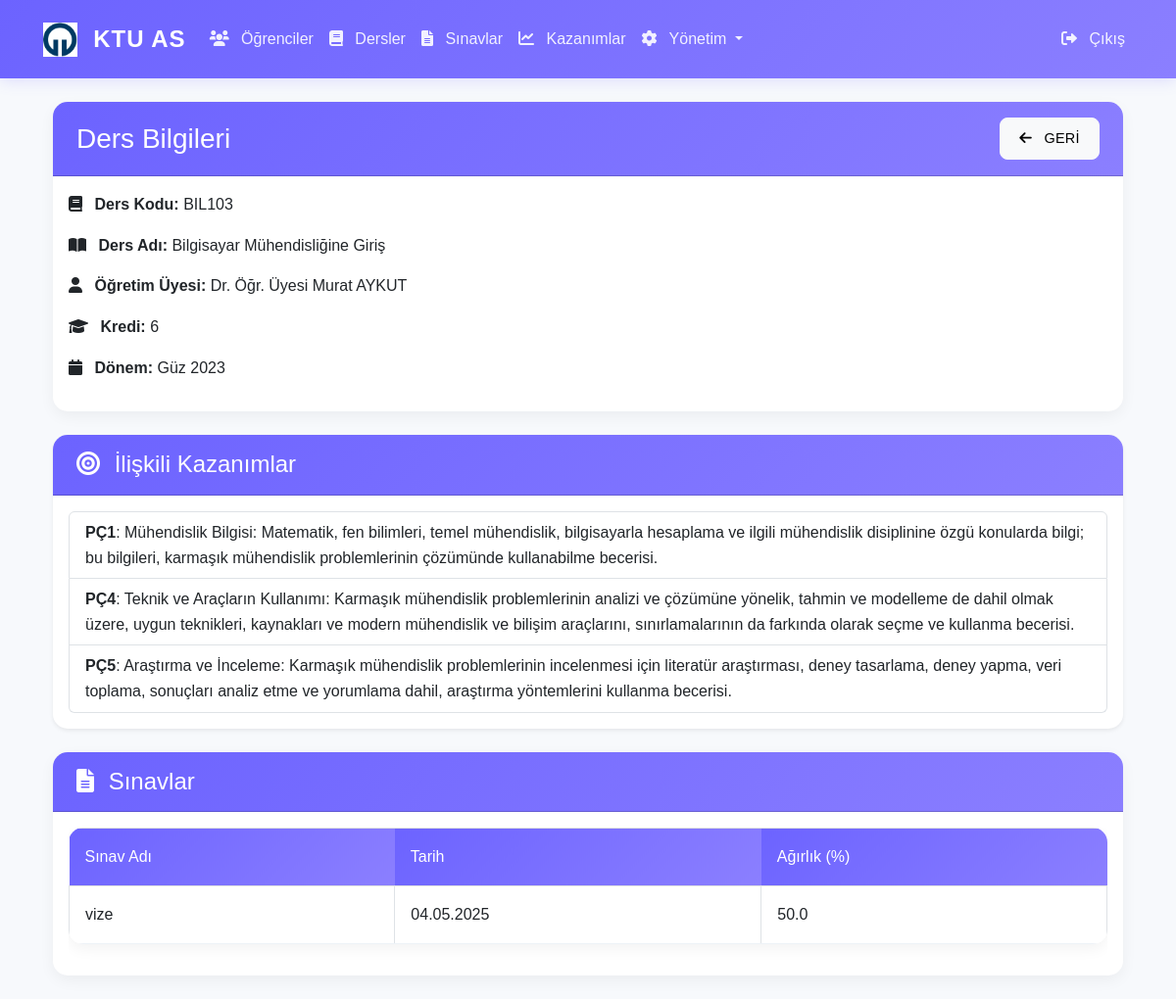
The page /course/1 (signed in) on the database its author committed.
### app/models/__init__.py (models this page shows, shortened)
class Course(db.Model):
    __tablename__ = 'courses'
    id = db.Column(db.Integer, primary_key=True)
    course_code = db.Column(db.String(20), unique=True, nullable=False)
    course_name = db.Column(db.String(100), nullable=False)
    credits = db.Column(db.Integer, nullable=False)
    instructor_name = db.Column(db.String(100), nullable=False)
    semester_id = db.Column(db.Integer, db.ForeignKey('semesters.id'), nullable=False)
    created_at = db.Column(db.DateTime, default=datetime.utcnow)
    exams = db.relationship('Exam', backref='course', lazy=True)

class Semester(db.Model):
    __tablename__ = 'semesters'
    id = db.Column(db.Integer, primary_key=True)
    name = db.Column(db.String(50), nullable=False)
    year = db.Column(db.Integer, nullable=False)
    semester_number = db.Column(db.Integer, nullable=False)
    created_at = db.Column(db.DateTime, default=datetime.utcnow)
    courses = db.relationship('Course', backref='semester', lazy=True)

class ProgramOutcome(db.Model):
    __tablename__ = 'program_outcomes'
    id = db.Column(db.Integer, primary_key=True)
    code = db.Column(db.String(10), unique=True, nullable=False)
    description = db.Column(db.Text, nullable=False)
    created_at = db.Column(db.DateTime, default=datetime.utcnow)
    related_courses = db.relationship('Course',
                                    secondary='course_program_outcomes',
                                    backref=db.backref('program_outcomes', lazy='dynamic'),
                                    lazy='dynamic')
    related_exams = db.relationship('Exam',
                                  secondary='exam_program_outcomes',
                                  backref=db.backref('program_outcomes', lazy='dynamic'),
                                  lazy='dynamic')

class Exam(db.Model):
    __tablename__ = 'exams'
    id = db.Column(db.Integer, primary_key=True)
    course_id = db.Column(db.Integer, db.ForeignKey('courses.id'), nullable=False)
    exam_name = db.Column(db.String(100), nullable=False)
    exam_date = db.Column(db.Date, nullable=False)
    weight = db.Column(db.Float, nullable=False)  # Sınavın ağırlığı (yüzde)
    created_at = db.Column(db.DateTime, default=datetime.utcnow)
    student_scores = db.relationship('StudentExamScore', backref='exam', lazy=True)

### app/routes/main.py (the view)
@bp.route('/course/<int:course_id>')
@login_required
def course_detail(course_id):
    course = Course.query.get_or_404(course_id)
    return render_template('main/course_detail.html', course=course)

### app/__init__.py (called while the page is built)
@login_manager.user_loader
def load_user(user_id):
    from app.models import User
    return User.query.get(int(user_id))

### app/templates/main/course_detail.html (shortened to what this page needs)
{% extends "base.html" %}
{% block content %}
<div class="container mt-4">
    <div class="row">
        <div class="col-md-12">
            <div class="card mb-4">
                <div class="card-header bg-primary text-white d-flex justify-content-between align-items-center">
                    <h3 class="mb-0">Ders Bilgileri</h3>
                    <a href="{{ url_for('main.course_list') }}" class="btn btn-light btn-sm">
                        <i class="fas fa-arrow-left"></i> Geri
                    </a>
                </div>
                <div class="card-body">
                    <div class="row">
                        <div class="col-md-6">
                            <p><strong><i class="fas fa-book"></i> Ders Kodu:</strong> {{ course.course_code }}</p>
                            <p><strong><i class="fas fa-book-open"></i> Ders Adı:</strong> {{ course.course_name }}</p>
                            <p><strong><i class="fas fa-user"></i> Öğretim Üyesi:</strong> {{ course.instructor_name }}</p>
                            <p><strong><i class="fas fa-graduation-cap"></i> Kredi:</strong> {{ course.credits }}</p>
                            <p><strong><i class="fas fa-calendar"></i> Dönem:</strong> {{ course.semester.name if course.semester else '-' }}</p>
                        </div>
                    </div>
                </div>
            </div>
            <div class="card shadow-sm mb-4">
                <div class="card-header bg-info text-white">
                    <h4 class="mb-0"><i class="fas fa-bullseye"></i> İlişkili Kazanımlar</h4>
                </div>
                <div class="card-body">
                    {% if course.program_outcomes.__class__.__name__ == 'AppenderQuery' %}
                        {% set outcomes = course.program_outcomes.all() %}
                    {% else %}
                        {% set outcomes = course.program_outcomes %}
                    {% endif %}
                    {% if outcomes|length > 0 %}
                    <ul class="list-group">
                        {% for outcome in outcomes %}
                        <li class="list-group-item">
                            <strong>{{ outcome.code }}</strong>: {{ outcome.description }}
                        </li>
                        {% endfor %}
                    </ul>
                    {% else %}
                    <div class="text-muted">Bu ders ile ilişkili program çıktısı yok.</div>
                    {% endif %}
                </div>
            </div>
            <div class="card mb-4">
                <div class="card-header bg-secondary text-white">
                    <h4 class="mb-0"><i class="fas fa-file-alt"></i> Sınavlar</h4>
                </div>
                <div class="card-body">
                    {% if course.exams.__class__.__name__ == 'AppenderQuery' %}
                        {% set exams = course.exams.all() %}
                    {% else %}
                        {% set exams = course.exams %}
                    {% endif %}
                    {% if exams|length > 0 %}
                    <div class="table-responsive">
                        <table class="table table-bordered table-hover">
                            <thead class="table-light">
                                <tr>
                                    <th>Sınav Adı</th>
                                    <th>Tarih</th>
                                    <th>Ağırlık (%)</th>
                                </tr>
                            </thead>
                            <tbody>
                                {% for exam in exams %}
                                <tr>
                                    <td>{{ exam.exam_name }}</td>
                                    <td>{{ exam.exam_date.strftime('%d.%m.%Y') }}</td>
                                    <td>{{ exam.weight }}</td>
                                </tr>
                                {% endfor %}
                            </tbody>
                        </table>
                    </div>
                    {% else %}
                    <div class="text-muted">Bu ders için sınav eklenmemiş.</div>
                    {% endif %}
                </div>
            </div>
        </div>
    </div>
</div>
{% endblock %}

### app/static/css/style.css (style rules this page uses)
:root { --primary-color: #6C63FF; --secondary-color: #FF6584; --accent-color: #43E97B; --background-color: #F7F9FC; --text-color: #2D3748; --success-color: #43E97B; --warning-color: #FFB86C; --danger-color: #FF5555; --light-gray: #EDF2F7; --dark-gray: #4A5568; --gradient-primary: linear-gradient(135deg, #6C63FF 0%, #8B7FFF 100%); --gradient-success: linear-gradient(135deg, #43E97B 0%, #38F9D7 100%); --gradient-warning: linear-gradient(135deg, #FFB86C 0%, #FFA17F 100%); --gradient-danger: linear-gradient(135deg, #FF5555 0%, #FF8080 100%); }
body { font-family: 'Poppins', sans-serif; background-color: var(--background-color); color: var(--text-color); line-height: 1.6; }
.card { border: none; border-radius: 15px; box-shadow: 0 5px 15px rgba(0, 0, 0, 0.05); transition: transform 0.3s ease, box-shadow 0.3s ease; background: white; margin-bottom: 1.5rem; }
.card-header { background: var(--gradient-primary); color: white; border-radius: 15px 15px 0 0 !important; padding: 1rem 1.5rem; font-weight: 600; }
.btn { border-radius: 8px; padding: 0.6rem 1.2rem; font-weight: 500; letter-spacing: 0.3px; transition: all 0.3s ease; text-transform: uppercase; font-size: 0.9rem; }
.table { background: white; border-radius: 15px; overflow: hidden; box-shadow: 0 5px 15px rgba(0, 0, 0, 0.05); }
.table thead th { background: var(--gradient-primary); color: white; font-weight: 500; border: none; padding: 1rem; }
.table tbody td { padding: 1rem; vertical-align: middle; border-bottom: 1px solid var(--light-gray); }
.card, .alert, .table { animation: fadeIn 0.5s ease-out; }
.fas { margin-right: 0.5rem; }

### rows shown on the page
Course: course_code "BIL103", course_name "Bilgisayar Mühendisliğine Giriş", instructor_name "Dr. Öğr. Üyesi Murat AYKUT", credits "6"
Semester: semester "Güz 2023"
ProgramOutcome: code "PÇ1", description "Mühendislik Bilgisi: Matematik, fen bilimleri, temel mühendislik, bilgisayarla hesaplama ve ilgili mühendislik disiplinine özgü konularda bilgi; bu bilgileri, karmaşık mühendislik problemlerinin çözümünde kullanabilme becerisi."
ProgramOutcome: code "PÇ4", description "Teknik ve Araçların Kullanımı: Karmaşık mühendislik problemlerinin analizi ve çözümüne yönelik, tahmin ve modelleme de dahil olmak üzere, uygun teknikleri, kaynakları ve modern mühendislik ve bilişim araçlarını, sınırlamalarının da farkında olarak seçme ve kullanma becerisi."
ProgramOutcome: code "PÇ5", description "Araştırma ve İnceleme: Karmaşık mühendislik problemlerinin incelenmesi için literatür araştırması, deney tasarlama, deney yapma, veri toplama, sonuçları analiz etme ve yorumlama dahil, araştırma yöntemlerini kullanma becerisi."
Exam: exam_name "vize", exam_date "04.05.2025", weight "50.0"
